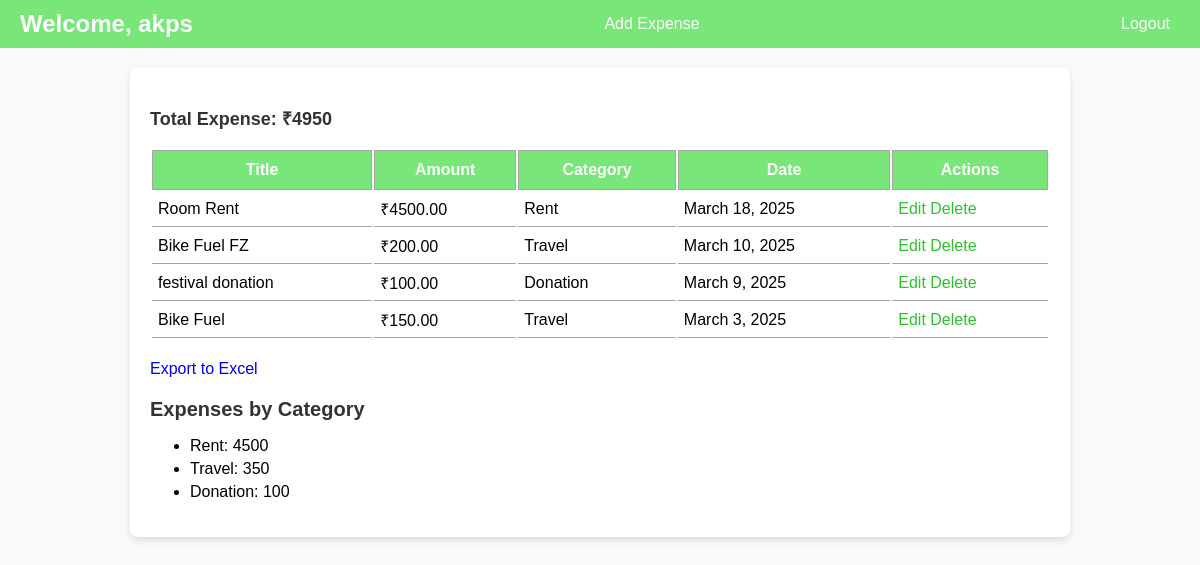
The app's page / (signed in) with its own data.
### tracker/models.py (models this page shows, shortened)
class Expense(models.Model):
    CATEGORY_CHOICES=[
        ('Food','Food'),
        ('Travel','Travel'),
        ('Shopping','Shopping'),
        ('Rent','Rent'),
        ('Bills','Bills'),
        ('Donation','Donation'),
        ('Others','Others'),
    ]
    user=models.ForeignKey(User,on_delete=models.CASCADE)
    title=models.CharField(max_length=100)
    amount=models.DecimalField(max_digits=10,decimal_places=2)
    category=models.CharField(max_length=20,choices=CATEGORY_CHOICES)
    date=models.DateField()

### tracker/views.py (the view)
# urls.py: path('', views.dashboard, name='dashboard'),
@login_required
def dashboard(request):
    expenses = Expense.objects.filter(user=request.user).order_by('-date')
    total_expense = expenses.aggregate(total=Sum('amount'))['total'] or 0
    categorized_summary = expenses.values('category').annotate(total=Sum('amount')).order_by('-total')
    return render(request, 'dashboard.html',{
        'expenses': expenses,
        'total_expense': total_expense,
        'categorized_summary': categorized_summary,
    })

### tracker/templates/dashboard.html (shortened to what this page needs)
<!DOCTYPE html>
<html lang="en">
  <head>
    {% load static %}
    <link rel="stylesheet" href="{% static '/style.css' %}">
  </head>
  <body>
    <div class="navbar">
      <h1>Welcome, {{ request.user.username }}</h1>
      <a href="{% url 'add_expense' %}">Add Expense</a>
      <a href="{% url 'signout' %}">Logout</a>
    </div>
    <div class="container">
      <p>Total Expense: ₹{{ total_expense }}</p>
      <table>
        <tr><th>Title</th><th>Amount</th><th>Category</th><th>Date</th><th>Actions</th></tr>
        {% for expense in expenses %}
        <tr>
            <td>{{ expense.title }}</td>
            <td>₹{{ expense.amount }}</td>
            <td>{{ expense.category }}</td>
            <td>{{ expense.date }}</td>
            <td>
                <a href="{% url 'edit_expense' expense.id %}">Edit</a>
                <a href="{% url 'delete_expense' expense.id %}">Delete</a>
            </td>
        </tr>
        {% endfor %}
    </table>
    <div class="export-options">
      <a href="{% url 'export_excel' %}">Export to Excel</a>
  </div>
      <h3>Expenses by Category</h3>
      <ul>
        {% for item in categorized_summary %}
        <li>{{ item.category }}: {{ item.total }}</li>
        {% endfor %}
      </ul>
    </div>
  </body>
</html>

### tracker/static/style.css (style rules this page uses)
body { margin: 0; padding: 0; font-family: Arial, Helvetica, sans-serif; background-color: #f9f9f9; }
.navbar { display: flex; justify-content: space-between; align-items: center; padding: 10px 20px; background-color: rgb(120, 230, 120); color: white; }
.navbar h1 { margin: 0; font-size: 24px; }
.navbar a { margin: 0 10px; color: white; text-decoration: none; font-size: 16px; }
.container { max-width: 900px; margin: 20px auto; padding: 20px; background-color: white; border-radius: 8px; box-shadow: 0px 4px 6px rgba(0, 0, 0, 0.1); }
.container p { font-size: 18px; font-weight: bold; color: #333; }
table { width: 100%; margin-bottom: 20px; }
table th { text-align: center; padding: 10px; border: 1px solid rgb(170, 163, 163); color: white; background-color: rgb(120, 230, 120); font-weight: bold; }
table td { text-align: left; padding: 6px; border-bottom:1px solid rgb(170, 163, 163); }
table td a { color:rgb(47, 194, 47); text-decoration: none; }
h3 { font-size: 20px; color: #333; margin-bottom: 10px; }
ul li { font-size: 16px; margin: 5px 0; }
.export-options a { text-decoration: none; }

### records on screen
Expense: title "Room Rent", amount "4500.00", category "Rent", date "March 18, 2025", total "4500"
Expense: title "Bike Fuel FZ", amount "200.00", category "Travel", date "March 10, 2025"
Expense: title "festival donation", amount "100.00", category "Donation", date "March 9, 2025", total "100"
Expense: title "Bike Fuel", amount "150.00", category "Travel", date "March 3, 2025"

### other values on screen
{{ request.user.username }} "akps"
{{ total_expense }} "4950"
{{ item.category }} "Travel"
{{ item.total }} "350"
